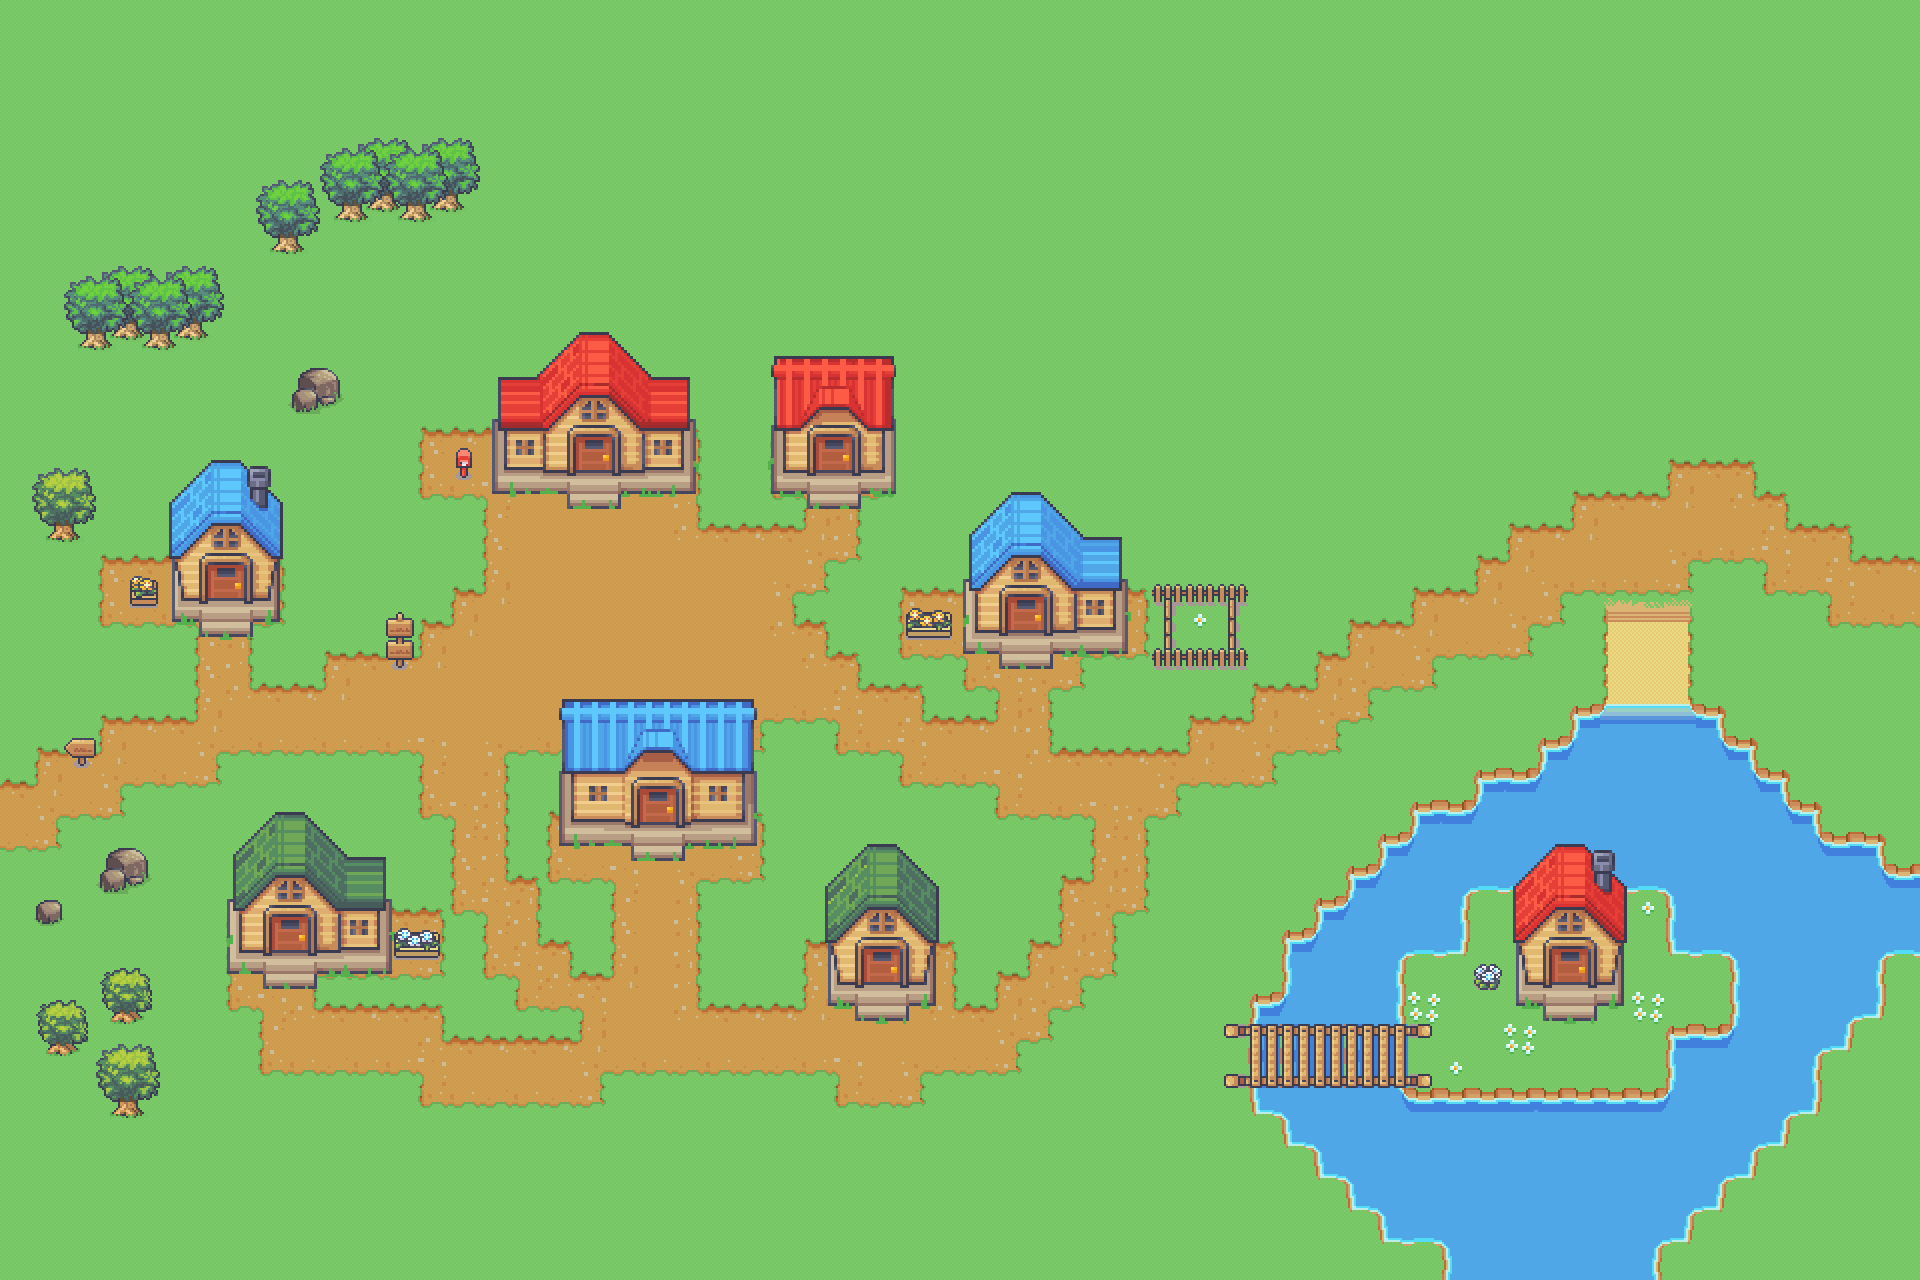

A 2D game scene composited from a Tiled map and its tileset images. What follows is a short description and the map's XML, with each tile layer's data collapsed to a summary:
An orthogonal 60x40 tile map with 32x32 px tiles, 9 tile layers (Ground, Water, Paths, Sand, ...), 1 hidden layer not drawn.

<map version="1.8" tiledversion="1.8.6" orientation="orthogonal" renderorder="right-down" width="60" height="40" tilewidth="32" tileheight="32" infinite="0" nextlayerid="11" nextobjectid="1">
 <tileset firstgid="1" source="villageTileset32x32plus.tsx" />
 <layer id="1" name="Ground" width="60" height="40" locked="1">
  <properties>
   <property name="type" value="below" />
  </properties>
  <data>[2400 cells, 2400 non-empty, 1 distinct tile ids]</data>
 </layer>
 <layer id="2" name="Water" width="60" height="40" locked="1">
  <properties>
   <property name="type" value="below" />
  </properties>
  <data>[2400 cells, 213 non-empty, 20 distinct tile ids]</data>
 </layer>
 <layer id="3" name="Paths" width="60" height="40">
  <properties>
   <property name="type" value="below" />
  </properties>
  <data>[2400 cells, 548 non-empty, 26 distinct tile ids]</data>
 </layer>
 <layer id="10" name="Sand" width="60" height="40" locked="1">
  <properties>
   <property name="type" value="below" />
  </properties>
  <data>[2400 cells, 9 non-empty, 9 distinct tile ids]</data>
 </layer>
 <layer id="9" name="Jetty" width="60" height="40" locked="1">
  <properties>
   <property name="type" value="below" />
  </properties>
  <data>[2400 cells, 3 non-empty, 3 distinct tile ids]</data>
 </layer>
 <layer id="4" name="Buildings" width="60" height="40" locked="1">
  <properties>
   <property name="type" value="below" />
  </properties>
  <data>[2400 cells, 265 non-empty, 262 distinct tile ids]</data>
 </layer>
 <layer id="8" name="Scenary" width="60" height="40" locked="1">
  <properties>
   <property name="type" value="below" />
  </properties>
  <data>[2400 cells, 20 non-empty, 16 distinct tile ids]</data>
 </layer>
 <layer id="5" name="ScenaryEntities" width="60" height="40" locked="1">
  <properties>
   <property name="type" value="below" />
  </properties>
  <data>[2400 cells, 69 non-empty, 40 distinct tile ids]</data>
 </layer>
 <layer id="6" name="Collision" width="60" height="40" visible="0" locked="1">
  <properties>
   <property name="type" value="collision" />
  </properties>
  <data>[2400 cells, 13 non-empty, 1 distinct tile ids]</data>
 </layer>
 <layer id="7" name="Above" width="60" height="40" locked="1">
  <properties>
   <property name="type" value="above" />
  </properties>
  <data>[2400 cells, 0 non-empty, 0 distinct tile ids]</data>
 </layer>
</map>
